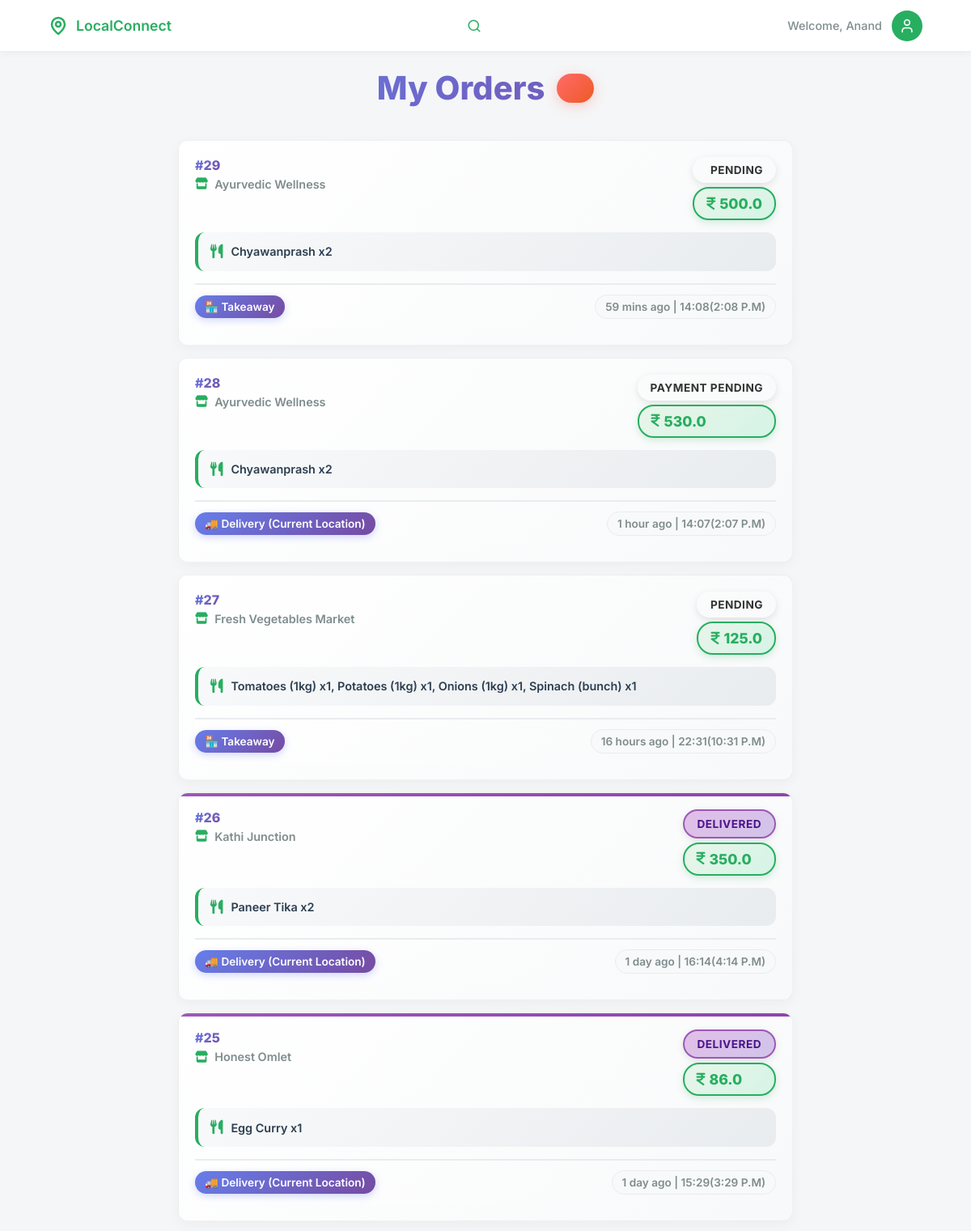
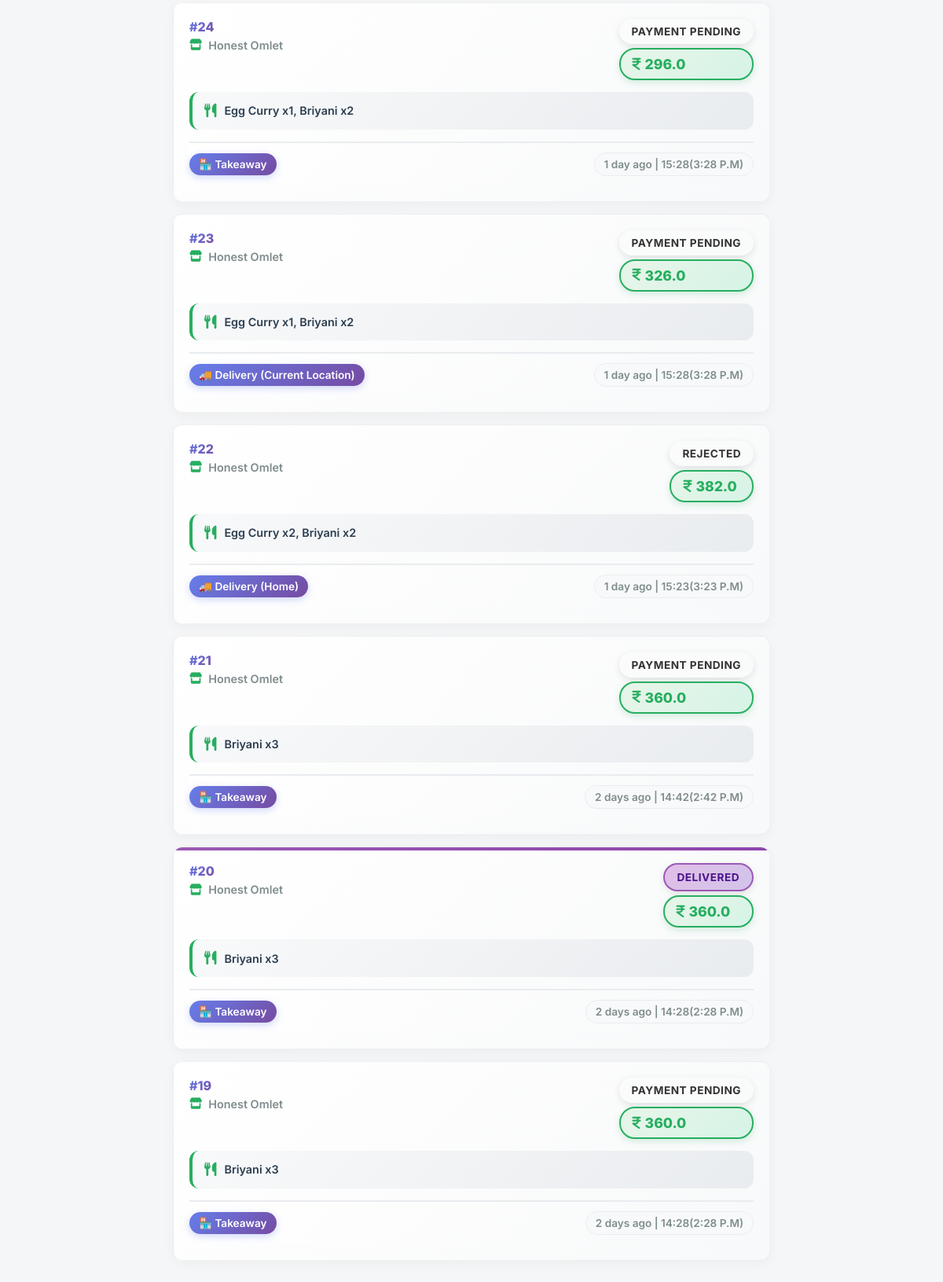
The page /customer/orders (signed in) on the database its author committed (2 pictures, top to bottom).
### models/models.py (models this page shows, shortened)
class Order(db.Model):
    id = db.Column(db.Integer, primary_key=True)
    customer_id = db.Column(db.Integer, db.ForeignKey('customer.id'), nullable=False)
    vendor_id = db.Column(db.Integer, db.ForeignKey('vendor.id'), nullable=True)
    vendor_name = db.Column(db.String(100), nullable=False)
    customer_name = db.Column(db.String(100))
    customer_phone = db.Column(db.String(20))
    items = db.Column(db.Text, nullable=False)
    items_summary = db.Column(db.String(500))
    delivery_type = db.Column(db.String(20), nullable=False)
    payment_type = db.Column(db.String(20), nullable=False)
    total = db.Column(db.Float, nullable=False)
    discount_amount = db.Column(db.Float, default=0)
    offer_title = db.Column(db.String(200))
    status = db.Column(db.String(20), default='Pending')
    order_type = db.Column(db.String(20))
    customer_suggestion = db.Column(db.Text)
    rejection_reason = db.Column(db.Text)
    delivery_location_type = db.Column(db.String(20))  # 'home' or 'current'
    vendor_latitude = db.Column(db.Float)
    vendor_longitude = db.Column(db.Float)
    customer_delivery_latitude = db.Column(db.Float)
    customer_delivery_longitude = db.Column(db.Float)
    created_at = db.Column(db.DateTime, default=datetime.utcnow)
    razorpay_order_id = db.Column(db.String(100))
    razorpay_payment_id = db.Column(db.String(100))
    razorpay_signature = db.Column(db.String(255))
    review_rating = db.Column(db.Integer)
    review_comment = db.Column(db.Text)
    review_date = db.Column(db.DateTime)
    preparing_at = db.Column(db.DateTime)
    out_for_delivery_at = db.Column(db.DateTime)
    ready_at = db.Column(db.DateTime)
    completed_at = db.Column(db.DateTime)
    rejected_at = db.Column(db.DateTime)
    vendor_response = db.Column(db.Text)
    vendor_response_date = db.Column(db.DateTime)
    response_helpful = db.Column(db.Integer, default=0)
    def get_items(self):
        return json.loads(self.items)

### app.py (the view)
@app.route('/customer/orders')
@customer_required
def customer_orders():
    user_id = session.get('user_id')
    orders_query = Order.query.filter_by(customer_id=user_id).order_by(Order.created_at.desc()).all()
    orders = [{
        'id': o.id,
        'vendor_id': o.vendor_id,
        'vendor_name': o.vendor_name,
        'items': o.items,
        'delivery_type': o.delivery_type,
        'payment_type': o.payment_type,
        'total': o.total,
        'status': o.status,
        'created_at': o.created_at.isoformat(),
        'preparing_at': o.preparing_at.isoformat() if o.preparing_at else None,
        'out_for_delivery_at': o.out_for_delivery_at.isoformat() if o.out_for_delivery_at else None,
        'ready_at': o.ready_at.isoformat() if o.ready_at else None,
        'completed_at': o.completed_at.isoformat() if o.completed_at else None,
        'review_rating': o.review_rating,
        'review_comment': o.review_comment,
        'rejectionReason': o.rejection_reason
    } for o in orders_query]
    return render_template('customer/orders.html', user_name=session.get('user_name'), user_id=user_id, orders=orders, orders_query=orders_query)

### app.py (called while the page is built)
@app.before_request
def make_session_permanent():
    session.permanent = True

@app.before_request
def check_session_validity():
    if (request.endpoint and
        (request.endpoint.startswith('static') or
         request.endpoint in ['sign_in', 'customer_signup', 'vendor_signup', 'home', 'signup_success', 'forgot_password', 'reset_password', 'contact'] or
         request.endpoint.startswith('api.') or
         request.endpoint.startswith('get_vendor'))):
        return
    if request.endpoint and request.endpoint.startswith('api.'):
        return

### templates/customer/orders.html (shortened to what this page needs)
<!DOCTYPE html>
<html lang="en">
<head>
    <link rel="stylesheet" href="/static/css/customer/base.css">
    <link rel="stylesheet" href="https://cdnjs.cloudflare.com/ajax/libs/font-awesome/6.0.0/css/all.min.css">
    <link rel="stylesheet" href="https://unpkg.com/leaflet@1.9.4/dist/leaflet.css" />
</head>
<body>
    <header class="navbar">
        <div class="nav-container">
            <div class="logo">
                <svg width="24" height="24" viewBox="0 0 24 24" fill="none" stroke="currentColor" stroke-width="2.5"
                    stroke-linecap="round" stroke-linejoin="round">
                    <path d="M20 10c0 6-8 12-8 12s-8-6-8-12a8 8 0 0 1 16 0Z"></path>
                    <circle cx="12" cy="10" r="3"></circle>
                </svg>
                <span>LocalConnect</span>
            </div>
            <div class="search-wrapper" id="searchWrapper">
                <svg class="search-icon" width="18" height="18" viewBox="0 0 24 24" fill="none" stroke="currentColor"
                    stroke-width="2" stroke-linecap="round" stroke-linejoin="round">
                    <circle cx="11" cy="11" r="8"></circle>
                    <line x1="21" y1="21" x2="16.65" y2="16.65"></line>
                </svg>
            </div>
            <div class="user-profile">
                <span class="welcome-text">Welcome, {{ user_name or 'Guest' }}</span>
                <div class="avatar" id="profileIcon">
                    <svg width="20" height="20" viewBox="0 0 24 24" fill="none" stroke="currentColor" stroke-width="2"
                        stroke-linecap="round" stroke-linejoin="round">
                        <path d="M19 21v-2a4 4 0 0 0-4-4H9a4 4 0 0 0-4 4v2"></path>
                        <circle cx="12" cy="7" r="4"></circle>
                    </svg>
                </div>
            </div>
        </div>
    </header>
    <main class="content-wrapper">
        <div class="orders-container">
            <h2 class="page-title enhanced-title">My Orders <span class="orders-count">{{ orders_query|length if
                    orders_query else 0 }}</span></h2>
            <div class="orders-list" id="orders-list">
                {% if orders_query %}
                {% for order in orders_query %}
                <div class="order-card enhanced-order-card" onclick="showOrderDetails({{ order.id }})">
                    <div
                        class="order-status-indicator {{ 'delivered' if order.status == 'Completed' else order.status }}">
                    </div>
                    <div class="order-header">
                        <div class="order-info">
                            <h4><span class="order-number">#{{ order.id }}</span></h4>
                            <p class="vendor-name"><i class="fa-solid fa-store"></i> {{ order.vendor_name }}</p>
                        </div>
                        <div class="order-status">
                            <span
                                class="status-badge enhanced-status {{ 'delivered' if order.status == 'Completed' else order.status }}">{{
                                'Delivered' if order.status == 'Completed' else order.status.replace('_', ' ').title()
                                }}</span>
                            <span class="order-total enhanced-total"><i class="fa-solid fa-indian-rupee-sign"></i>{{
                                order.total }}</span>
                        </div>
                    </div>
                    <div class="order-items enhanced-items">
                        <p><i class="fa-solid fa-utensils"></i> {% for item in order.get_items() %}{{ item.name }} x{{
                            item.qty }}{% if not loop.last %}, {% endif %}{% endfor %}</p>
                    </div>
                    <div class="order-meta enhanced-meta">
                        <span class="order-type">{{ '🚚 Delivery' if order.delivery_type == 'delivery' else '🏪
                            Takeaway' }}{% if order.delivery_type == 'delivery' and order.delivery_location_type %} ({{
                            'Home' if order.delivery_location_type == 'home' else 'Current Location' }}){% endif
                            %}</span>
                        <span class="order-date" data-timestamp="{{ order.created_at.timestamp() }}">{{
                            }}</span>
                    </div>
                </div>
                {% endfor %}
                {% endif %}
            </div>
        </div>
    </main>
</body>
</html>

### rows shown on the page
Order: id "29", vendor_name "Ayurvedic Wellness", status "PENDING", total "500.0", name "Chyawanprash", qty "2", delivery_type "🏪 Takeaway"
Order: id "28", vendor_name "Ayurvedic Wellness", status "PAYMENT PENDING", total "530.0", name "Chyawanprash", qty "2", delivery_type "🚚 Delivery", delivery_location_type "Current Location"
Order: id "27", vendor_name "Fresh Vegetables Market", status "PENDING", total "125.0", name "Tomatoes (1kg)" "Potatoes (1kg)" "Onions (1kg)" "Spinach (bunch)", qty "1" "1" "1" "1", delivery_type "🏪 Takeaway"
Order: id "26", vendor_name "Kathi Junction", status "DELIVERED", total "350.0", name "Paneer Tika", qty "2", delivery_type "🚚 Delivery", delivery_location_type "Current Location"
Order: id "25", vendor_name "Honest Omlet", status "DELIVERED", total "86.0", name "Egg Curry", qty "1", delivery_type "🚚 Delivery", delivery_location_type "Current Location"
Order: id "24", vendor_name "Honest Omlet", status "PAYMENT PENDING", total "296.0", name "Egg Curry" "Briyani", qty "1" "2", delivery_type "🏪 Takeaway"
Order: id "23", vendor_name "Honest Omlet", status "PAYMENT PENDING", total "326.0", name "Egg Curry" "Briyani", qty "1" "2", delivery_type "🚚 Delivery", delivery_location_type "Current Location"
Order: id "22", vendor_name "Honest Omlet", status "REJECTED", total "382.0", name "Egg Curry" "Briyani", qty "2" "2", delivery_type "🚚 Delivery", delivery_location_type "Home"
Order: id "21", vendor_name "Honest Omlet", status "PAYMENT PENDING", total "360.0", name "Briyani", qty "3", delivery_type "🏪 Takeaway"
Order: id "20", vendor_name "Honest Omlet", status "DELIVERED", total "360.0", name "Briyani", qty "3", delivery_type "🏪 Takeaway"
Order: id "19", vendor_name "Honest Omlet", status "PAYMENT PENDING", total "360.0", name "Briyani", qty "3", delivery_type "🏪 Takeaway"

### other values the page prints
{{ user_name or 'Guest' }} "Anand"
